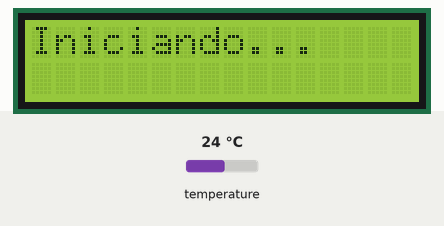
This sketch was run on a simulated Arduino Uno, built with avr-gcc and run on an emulated ATmega328P. On the bench: 16×2 character LCD. The test bench sets the inputs (shaded band); at power-on: temperature 24 °C. What the sketch prints to the serial monitor is not drawn.

Above: at 1.1 s.
At 4.2 s:
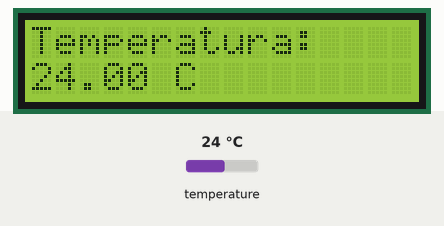
4.3 s: temperature set to 12 °C
At 6.6 s:
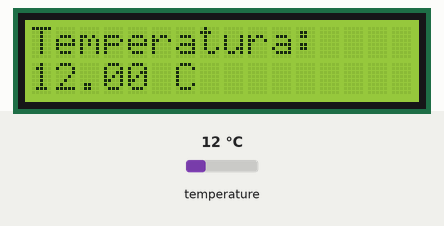
7.1 s: temperature set to 19 °C
At 8.7 s:
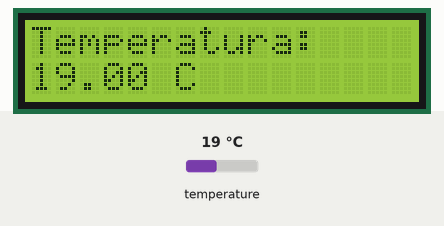
9.6 s: temperature set to 28 °C
At 11.8 s:
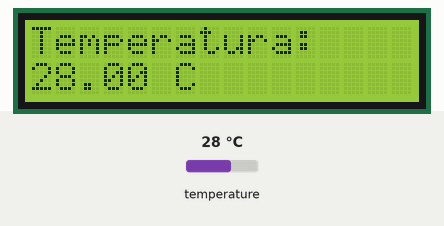
Timing chart, 0 to 13.3 s (numbered marks = the images above; inputs shaded):
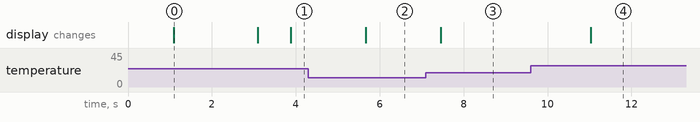

The sketch:

TEMP_LCD.ino
```cpp
#include <OneWire.h>
#include <DallasTemperature.h>
#include <Wire.h>
#include <LiquidCrystal_I2C.h>

OneWire ourWire(2);
DallasTemperature sensors(&ourWire);

// Dirección 0x27, 16 columnas, 2 filas
LiquidCrystal_I2C lcd(0x27, 16, 2);

void setup() {
  delay(1000);
  Serial.begin(9600);
  sensors.begin();

  lcd.init();          // Inicializa la LCD
  lcd.backlight();     // Enciende la luz de fondo
  lcd.setCursor(0,0);
  lcd.print("Iniciando...");
  delay(2000);
  lcd.clear();
}

void loop() {
  sensors.requestTemperatures();
  float temp = sensors.getTempCByIndex(0);

  // Serial Monitor
  Serial.print("Temperatura= ");
  Serial.print(temp);
  Serial.println(" C");

  // LCD
  lcd.clear();
  lcd.setCursor(0,0);
  lcd.print("Temperatura:");
  lcd.setCursor(0,1);
  lcd.print(temp);
  lcd.print(" C");

  delay(1000);
}
```

Measured:
- after the input at 4.3 s, the display: changes after 1.4 s (image 2)
- after the input at 7.1 s, the display: changes after 0.36 s (image 3)
- after the input at 9.6 s, the display: changes after 1.4 s (image 4)
- what the display in image 0 shows lasts 2.0 s, from 1.1 s to 3.1 s
